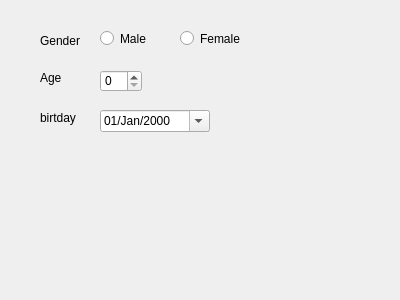
<?xml version="1.0" encoding="UTF-8"?>
<ui version="4.0">
 <class>birthdayDialog</class>
 <widget class="QDialog" name="birthdayDialog">
  <property name="geometry">
   <rect>
    <x>0</x>
    <y>0</y>
    <width>400</width>
    <height>300</height>
   </rect>
  </property>
  <property name="windowTitle">
   <string>birthdayDialog</string>
  </property>
  <widget class="QLabel" name="label">
   <property name="geometry">
    <rect>
     <x>40</x>
     <y>30</y>
     <width>61</width>
     <height>21</height>
    </rect>
   </property>
   <property name="text">
    <string>Gender</string>
   </property>
  </widget>
  <widget class="QLabel" name="label_2">
   <property name="geometry">
    <rect>
     <x>40</x>
     <y>70</y>
     <width>51</width>
     <height>16</height>
    </rect>
   </property>
   <property name="text">
    <string>Age</string>
   </property>
  </widget>
  <widget class="QLabel" name="label_3">
   <property name="geometry">
    <rect>
     <x>40</x>
     <y>110</y>
     <width>51</width>
     <height>16</height>
    </rect>
   </property>
   <property name="text">
    <string>birtday</string>
   </property>
  </widget>
  <widget class="QRadioButton" name="radioButton">
   <property name="geometry">
    <rect>
     <x>100</x>
     <y>30</y>
     <width>82</width>
     <height>17</height>
    </rect>
   </property>
   <property name="text">
    <string>Male</string>
   </property>
  </widget>
  <widget class="QRadioButton" name="radioButton_2">
   <property name="geometry">
    <rect>
     <x>180</x>
     <y>30</y>
     <width>82</width>
     <height>17</height>
    </rect>
   </property>
   <property name="text">
    <string>Female</string>
   </property>
  </widget>
  <widget class="QSpinBox" name="spinBox">
   <property name="geometry">
    <rect>
     <x>100</x>
     <y>70</y>
     <width>42</width>
     <height>22</height>
    </rect>
   </property>
  </widget>
  <widget class="QDateEdit" name="dateBirthday">
   <property name="geometry">
    <rect>
     <x>100</x>
     <y>110</y>
     <width>110</width>
     <height>22</height>
    </rect>
   </property>
   <property name="displayFormat">
    <string>dd/MMM/yyyy</string>
   </property>
   <property name="calendarPopup">
    <bool>true</bool>
   </property>
  </widget>
 </widget>
 <layoutdefault spacing="6" margin="11"/>
 <resources/>
 <connections/>
</ui>
